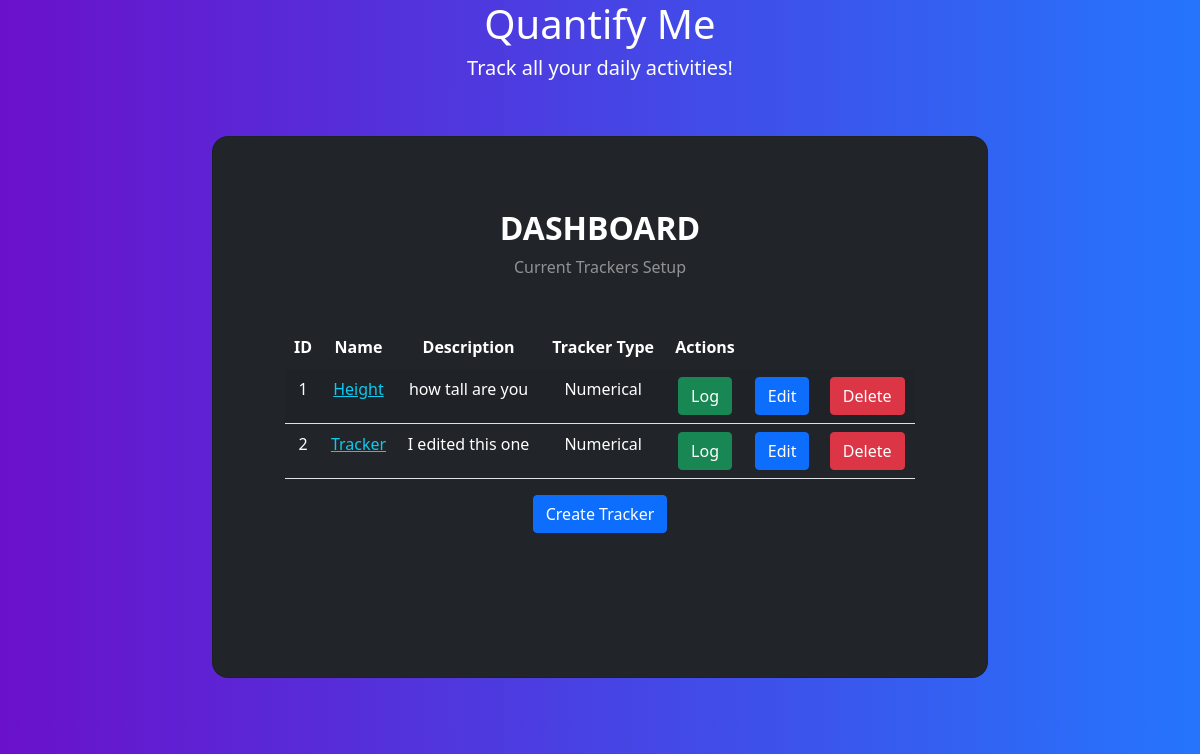
Page /home on the earlier database version.
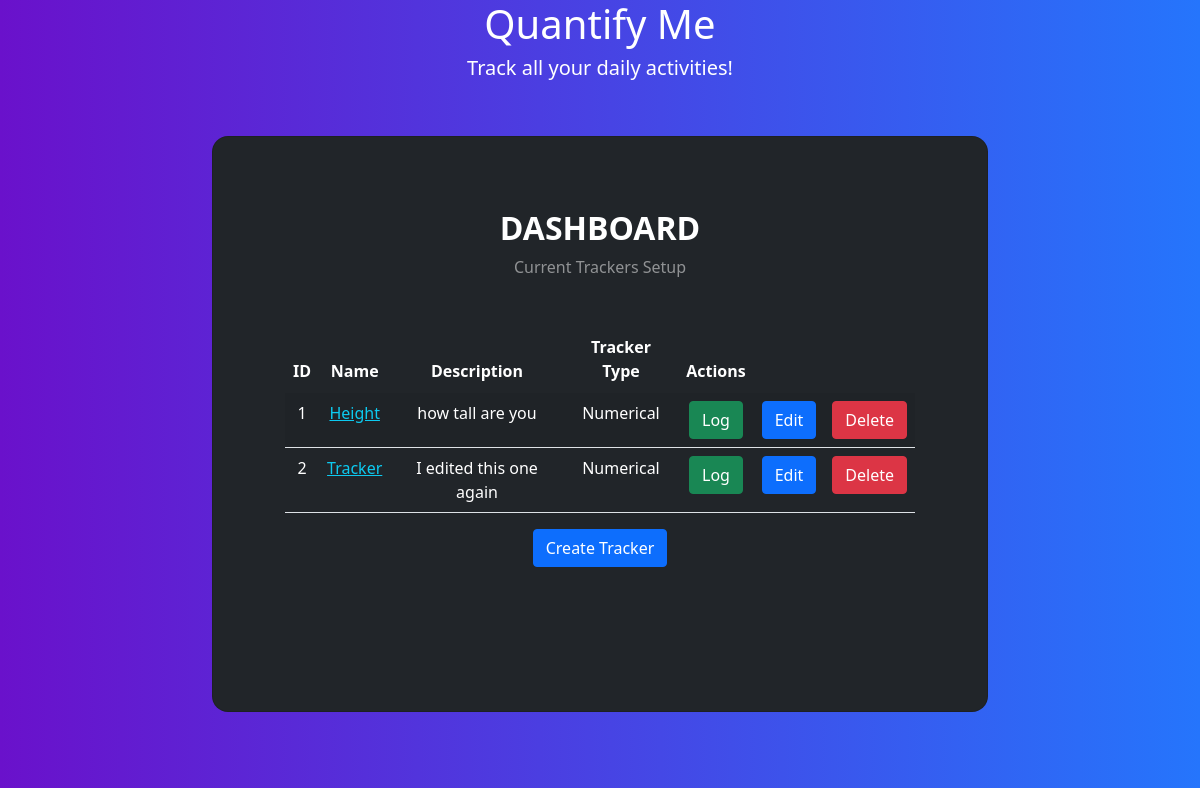
Same page on the later database version.
### app/models.py (models this page shows)
class Tracker(db.Model):
    __tablename__ = 'trackers'
    tracker_id = db.Column(db.Integer, primary_key=True, autoincrement=True)
    user_id = db.Column(db.Integer, db.ForeignKey('users.user_id'), nullable=False)
    name = db.Column(db.String(80), nullable=False)
    description = db.Column(db.Text, nullable=False)
    tracker_type = db.Column(db.Integer, nullable=False) #, db.ForeignKey('tracker_types.id'), nullable=False)
    settings = db.Column(db.Text)

### app/controllers.py (the view)
@app.route('/home', methods=['GET','POST'])
def dashboard():
    trackers = Tracker.query.all()
    return render_template('dashboard.html', trackers=trackers)

### templates/dashboard.html (shortened to what this page needs)
<!DOCTYPE html>
<html lang="en">
  <head>
    <link rel="stylesheet" href="static/bootstrap/css/bootstrap.min.css" />
    <link rel="stylesheet" href="static/style.css" />
  </head>
  <body class="gradient-custom">
    <div class="text-center text-white">
      <h1>Quantify Me</h1>
      <h5>Track all your daily activities!</h5>
    </div>
    <section class="vh-75 gradient-custom">
      <div class="container-fluid py-5 h-100">
        <div class="row d-flex justify-content-center align-items-center h-100">
          <div class="col-12 col-md-8 col-lg-6 col-xl-8">
            <div class="card bg-dark text-white" style="border-radius: 1rem">
              <div class="card-body p-5 text-center">
                <div class="mb-md-5 mt-md-4 pb-5">
                  <h2 class="fw-bold mb-2 text-uppercase">Dashboard</h2>
                  <p class="text-white-50 mb-5">Current Trackers Setup</p>
                  <div class="container">
                     <div class="row">
                      <div class="col-md-12">
                        <div class="row">
                          <div class="col-md-12">
                            <table class="table table-striped">
                              <thead>
                                <tr class="text-white">
                                  <th>ID</th>
                                  <th>Name</th>
                                  <th>Description</th>
                                  <th>Tracker Type</th>
                                  <th>Actions</th>
                                </tr>
                              </thead>
                              <tbody>
                                {% for tracker in trackers %}
                                <tr class="text-white">
                                  <td class="text-white">{{ tracker.tracker_id }}</td>
                                  <td>
                                      <a class="text-info" href='/trackers/{{tracker.name}}' target='_blank'>{{ tracker.name }}</a>
                                  </td >
                                  <td class="text-white">{{ tracker.description }}</td>
                                  <td class="text-white">{{ tracker.tracker_type }}</td>
                                    <td class="text-white">
                                        <a href='/trackers/{{tracker.name}}/log' class="btn btn-success">Log</a>
                                    </td>
                                    <td class="text-white">
                                        <a href='/trackers/{{tracker.name}}/edit' class="btn btn-primary">Edit</a>
                                    </td>
                                    <td class="text-white">
                                        <a href='/trackers/{{tracker.name}}/delete' class="btn btn-danger">Delete</a>
                                    </td>
                                </tr>
                                {% endfor %}
                              </tbody>
                            </table>
                            <div class="row">
                          <div class="col-md-12">
                            <a href="/create-tracker" class="btn btn-primary"> Create Tracker </a>
                          </div>
                        </div>
                          </div>
                        </div>
                      </div>
                    </div>
                  </div>
                </div>
              </div>
            </div>
          </div>
        </div>
      </div>
    </section>
  </body>
</html>

Differences in the rows shown:
changed Tracker "Tracker": description "I edited this one" → "I edited this one again"
